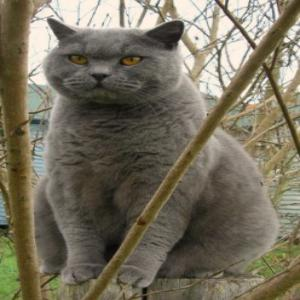
#> input picture numpy/assets/cat_tinted.jpg, 300 x 300 px, found by its file name
$ python test_scipy.py   (older library calls are emulated)
#> lines starting #> are read from the running program, lines starting #| are printed output that depends on the picture
import numpy as np
from scipy.misc import imread, imresize
import matplotlib.pyplot as plt

img = imread('D:/py_t/study/numpy/assets/cat_tinted.jpg')
#> img is the input picture: shape (300, 300, 3); mean R, G, B 117.6, 111, 93.1
img_tinted = img * [1, 0.95, 0.9]
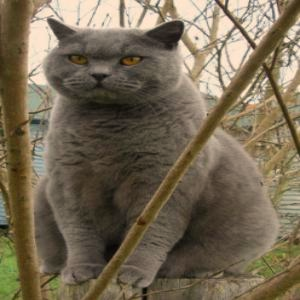
#> img_tinted: shape (300, 300, 3) float64; mean R, G, B 117.6, 105.5, 83.8

# 显示原始图片
plt.subplot(1, 2, 1)
plt.imshow(img)

# 显示调色后的图片
plt.subplot(1, 2, 2)
plt.imshow(np.uint8(img_tinted))

plt.show()
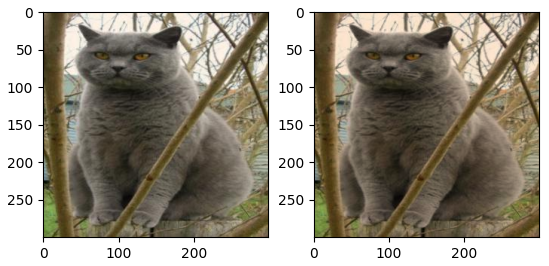
#> figure drawn by matplotlib, 2 panels
